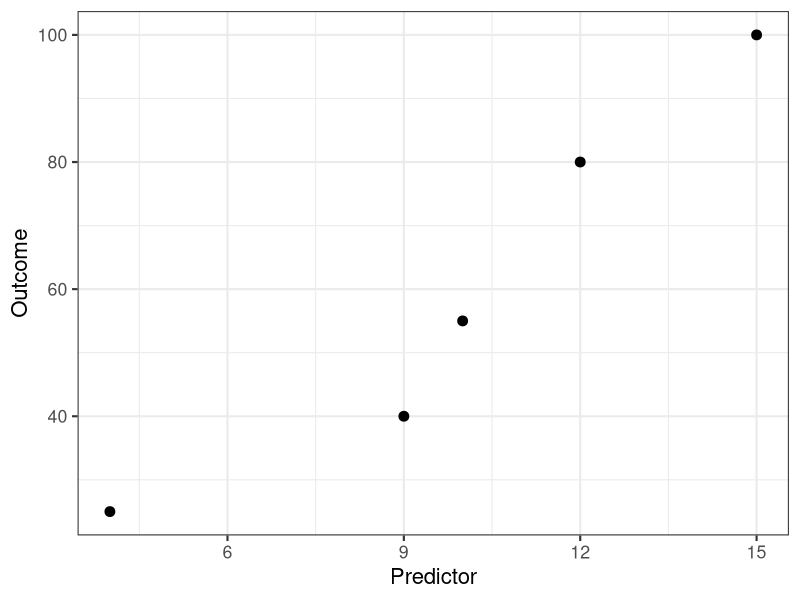
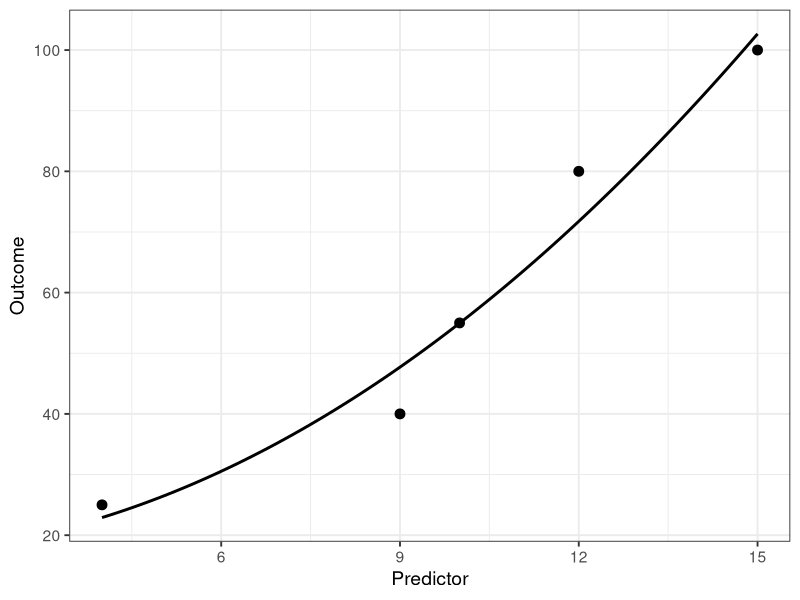

Here is the R script that generated these plots, in order:
# Source of this R script:
# https://github.com/mmiche/demoSML
# Code that belongs to demoSML package vignette:
# 'B0: R code underlying the manuscript and appendices A and B'
# ------------------------------------------------------------


(ds <- data.frame(x=c(4, 9, 10, 12, 15),
                  y=c(25, 40, 55, 80, 100)))

# install.packages("ggplot2")
library(ggplot2)

ggplot2::ggplot(data = ds, ggplot2::aes(x=x, y=y)) +
    ggplot2::geom_point(size=3) +
    theme_bw(base_size = 16) +
    xlab("Predictor") + ylab("Outcome")

# Step 1: Preprocessing
ds$x2 <- ds$x**2
# - - - -

ggplot(ds, aes(x, y)) +
    geom_point(size=3) +
    stat_smooth(method = "lm", se = FALSE, formula = y ~ I(x^2), size = 1, colour = "black") +
    theme_bw(base_size = 14) +
    xlab("Predictor") + ylab("Outcome")
# ---------------------------------------------------

# Linear model with squared predictor values
modQuad <- lm(y ~ x2, data = ds)
summary(modQuad)

# New predictor value
newPredVal <- 7
# Present new data with the squared predictor value to the 'predict' function.
predict(modQuad, newdata = data.frame(x2=newPredVal**2))

# Column 1 of upper table in figure 3
# Display the data set (ds) with the squared predictor values.
ds[,c("x2", "y")]
# Validation case = Row 1
# -------------------------------------
# Training session 1 (trS1; training cases: rows 3,4,5, test case = row 2)
# Generate model coefficient estimates
trS1 <- lm(y ~ x2, data = ds[c(3,4,5),])
coefficients((trS1))
# Apply trS1 to held-out test case, i.e., predict first of four outcome (p1.4)
(p1.4 <- predict(trS1, newdata = ds[2,]))
# Squared prediction error for test case (row no.2 in ds)
(ds[2,"y"] - p1.4)**2
# -------------------------------------
# Training session 2 (trS2; training cases: rows 2,4,5, test case = row 3)
# Generate model coefficient estimates
trS2 <- lm(y ~ x2, data = ds[c(2,4,5),])
coefficients((trS2))
# Apply trS2 to held-out test case, i.e., predict first of four outcome (p2.4)
(p2.4 <- predict(trS2, newdata = ds[3,]))
# Squared prediction error for test case (row no.3 in ds)
(ds[3,"y"] - p2.4)**2
# -------------------------------------
# Training session 3 (trS3; training cases: rows 2,3,5, test case = row 4)
# Generate model coefficient estimates
trS3 <- lm(y ~ x2, data = ds[c(2,3,5),])
coefficients((trS3))
# Apply trS3 to held-out test case, i.e., predict first of four outcome (p3.4)
(p3.4 <- predict(trS3, newdata = ds[4,]))
# Squared prediction error for test case (row no.4 in ds)
(ds[4,"y"] - p3.4)**2
# -------------------------------------
# Training session 4 (trS4; training cases: rows 2,3,4, test case = row 5)
# Generate model coefficient estimates
trS4 <- lm(y ~ x2, data = ds[c(2,3,4),])
coefficients((trS4))
# Apply trS4 to held-out test case, i.e., predict first of four outcome (p4.4)
(p4.4 <- predict(trS4, newdata = ds[5,]))
# Squared prediction error for test case (row no.5 in ds)
(ds[5,"y"] - p4.4)**2
# -------------------------------------
# -------------------------------------
# Best test model is trS2, therefore apply to held-out validation case
(v1 <- predict(trS2, newdata = ds[1,]))
# How close is the predicted from the actual outcome of the validation case?
(ds[1,"y"] - v1)**2
# -------------------------------------

# Linear model with original predictor values
modLin <- lm(y ~ x, data = ds)
summary(modLin)

# ---------------------------------------------------

# Function name: myDemoSML
# data = data set to be given to the function.
# quad = whether the predictor values shall be squared
# (quadratic term) or not; default is FALSE.
# tune = the value that shall be added to the linear model
# regression weight after model fitting; default is NULL,
# which means 'do not tune'.
myDemoSML <- function(data=NULL, quad=FALSE, tune=NULL) {
    # Explain abbreviations:
    # sqrd: squared residual (single case)
    # V = Validation case; Te = Test case
    # TeLost = 3 other test cases that did not win
    # rssTr = residual sum of squares (of the 3 training cases)
    # coefs = Intercept and regression weight of each of the
    # 20 models (5 outer loops times 4 inner loops = 20).
    # idxBest: Collect the best among the 4 test performances.
    # Remember: Test performance occurs in the inner loop.
    sqrdV <- sqrdTe <- sqrdTeLost <- rssTr <- coefs <- idxBest <- c()
    # Outer loop: A total of 5 validation performance estimates.
    # i <- 1
    for(i in 1:5) {
        # vd: hold out the validation sample (one observation)
        vd <- ds[i,]
        # It remains:
        # ttd: training and test sample (four observations)
        ttd <- ds[-i,]
        # An empty vector with which to collect the results,
        # one result per loop.
        # sqrd: squared residual of the test sample.
        sqrd <- c()
        # List with which to collect the linear model coefficients.
        lms <- list()
        # Inner loop
        # (4 training sessions for each of the 5 outer loops)
        for(j in 1:4) {
            # td: training data (three observations)
            td <- ttd[-j,]
            
            # T R A I N I N G (run the linear model)
            # lmj: linear model in loop number j
            if(quad) {
                # Quadratic predictor values are used.
                lmj <- lm(y ~ x2, data = td)
            } else {
                # Original predictor values are used.
                lmj <- lm(y ~ x, data = td)
            }
            
            # Nudge the regression weight of the linear model a bit?
            if(!is.null(tune)) {
                # T U N I N G
                # Execute the dummy tuning
                lmj$coefficients[2] <- lmj$coefficients[2] + tune
            }
            
            # Add the fitted linear model to the list
            lms[[j]] <- lmj
            
            # Fit the training model to the training sample.
            # Sometimes called: Apparent prediction performance
            ftr <- predict(lmj, newdata=td)
            # sqrdTrThreeObs: squared residuals of the three
            # observations in the training subset.
            sqrdTrThreeObs <- (td[,"y"]-ftr)**2
            # rssTr: residual sum of squares in the training subset.
            rssTr <- c(rssTr, sum(sqrdTrThreeObs))
            
            # T E S T I N G
            # Fit the training model to the test sample (one observation)
            ft <- predict(lmj, newdata=ttd[j,])
            # Collect the test prediction performance result.
            sqrd <- c(sqrd, (ttd[j,"y"]-ft)**2)
        }
        # After each inner loop (4 iterations), collect the
        # intercept and the regression weight of the fitted
        # linear models.
        coefs <- c(coefs, unlist(lapply(lms, FUN = function(x) {
            as.numeric(coefficients(x))
        })))
        
        # Which training session yielded the best test performance?
        # That is, which had the minimum squared prediction error?
        idxBest_i <- which(sqrd == min(sqrd))
        # Collect the winner after each inner loop.
        # idxBest includes the index of the winning model, that is
        # a value between 1 and 4.
        idxBest <- c(idxBest, idxBest_i)
        # Collect the best test prediction performance estimate.
        # Best performance = smallest squared prediction error.
        sqrdTe <- c(sqrdTe, sqrd[idxBest_i])
        # Collect the remaining test prediction performance estimates.
        # Always three squared prediction errors, the ones that were
        # not the smallest of the four squared prediction errors.
        sqrdTeLost <- c(sqrdTeLost, sqrd[-idxBest_i])
        
        # V A L I D A T I N G
        # ftv: Fit the best training model to the validation sample.
        ftv <- predict(lms[[idxBest_i]], newdata = vd)
        # Collect the final real-world prediction performance estimate.
        # V = validation case
        sqrdV <- c(sqrdV, (vd[,"y"]-ftv)**2)
    }
    
    # Held-out validation case 1-5
    # (1 held-out case for each of the 5 runs; runs = outer loop).
    Vcase <- 1:5
    # 3 loosing test performances per outer loop.
    # (Use as index vector in for-loop below)
    sqrdTeLostOrdIdx <- rep(1:5, each=3)
    
    # sqrdTeAll: Vector to collect ALL test performances,
    # i.e., 1 winning and 3 loosing performances per run.
    sqrdTeAll <- c()
    for(k in Vcase) {
        # sqrdTe.k: All 4 test performances
        sqrdTe.k <- c(sqrdTe[k], sqrdTeLost[sqrdTeLostOrdIdx==k])
        # Mixed-up order of all 4 test performances
        sqrdTe.kIdx <- as.numeric(names(sqrdTe.k))
        # Generate correct order of all 4 test performances.
        sqrdTe.k <- sqrdTe.k[order(sqrdTe.kIdx)]
        # Collect all 4 test performances in their correct order.
        sqrdTeAll <- c(sqrdTeAll, sqrdTe.k)
    }
    # Repeat index of best test performance 4 times, i.e.,
    # 5 winning indices times 4 equals a vector of length 20.
    bestTest <- rep(as.numeric(idxBest), each=4)
    # Generate another vector of length 20, which contains 5
    # times the same increasing sequence 1, 2, 3, 4.
    idxBestTest <- rep(1:4, times=5)
    # By testing both vectors 'bestVec' and 'idxBestTest' for
    # equality (==), we obtain a logical vector, where TRUE
    # are the 5 winning performances across all 20 performances.
    # This logical vector is used in the detailed output below.
    bestValidation <- bestTest == idxBestTest
    
    # perfAll: All 20 performances in detail.
    perfAll <- data.frame(Run=rep(1:5, each=4),
                          bestTest=idxBestTest,
                          rssTraining=rssTr,
                          sqrdTest=sqrdTeAll,
                          sqrdValidation=rep(sqrdV, each=4))
    # Here, the logical vector bestValidation is used. All
    # validation performances that were NOT best (per inner
    # loop), are set to NA.
    perfAll$sqrdValidation[!bestValidation] <- NA
    
    # Data set that shows test and validation performance,
    # and the gap of the squared residual error per run.
    testValidDf <- data.frame(sqrdTe, sqrdV, gap=sqrdV-sqrdTe)
    
    return(list(testValidDf=testValidDf,
                # coefsMat: col 1 = intercept, col 2 = x weight
                # Four rows for each of the five runs = 20 rows.
                # Each of the four rows represents four different
                # test performances, since one out of the remaining
                # four rows is successively used as test case.
                coefsMat=matrix(data = coefs, ncol=2, byrow = TRUE),
                # 3 loosing test performances per run.
                sqrdTeLost=matrix(sqrdTeLost, ncol=5),
                # 4 training performances per run.
                # (rss: residual sum of squares)
                rssTr=matrix(rssTr, ncol=5),
                # All 4 test performances (win and loose) per run.
                sqrdTeAll=matrix(sqrdTeAll, ncol=5),
                # All 20 performances in detail.
                perfAll=perfAll))
}


# ---------------------------------
# Quadratic relationship
#
lmQuad <- myDemoSML(data=ds, quad = TRUE)

lmQuad$testValidDf
round(lmQuad$testValidDf, 2)

# Compute column means of columns 1 and 2
colMeans(lmQuad$testValidDf[,1:2])
round(colMeans(lmQuad$testValidDf[,1:2]), 2)

# coefs = coefficients of the fitted linear model
# Mat = matrix
lmQuad$coefsMat
round(lmQuad$coefsMat, 2)

# sqrd = squared residuals, Te = test performance
# Lost = test performance not being the best performance
lmQuad$sqrdTeLost
round(lmQuad$sqrdTeLost, 2)

# rss = residual sum of squared error
# Tr = training (3 of the total of 5 observations)
lmQuad$rssTr
round(lmQuad$rssTr, 2)

# sqrd = squared residuals, Te = test performance
# All = all four test performances after each training session
lmQuad$sqrdTeAll
round(lmQuad$sqrdTeAll, 2)

# perfAll = all 20 performances.
lmQuad$perfAll
round(lmQuad$perfAll, 2)

# 100 values between .001 and .1, all being equally
# distant to one another.
tunerGrid <- seq(.001, .1, length.out=100)
# Empty vector, with which to collect the prediction performance.
meanPerf <- c()
# For-loop to run the 100 tuning experiments.
for(t in tunerGrid) {
    # Run the function 'myDemoSML', then extract the
    # first column of the first element of the output
    # of the function myDemoSML (testValidDf[1] = 5
    # best test performances).
    meanPerf <- c(meanPerf, colMeans(myDemoSML(data=ds, quad = TRUE, tune=t)$testValidDf)[1])
}
# Put all 100 performances and the experimented tuning values
# in a data.frame.
tuneQuad <- data.frame(x=1:length(tunerGrid), y=meanPerf, t=tunerGrid)
# quadMin = quadratic model with the smallest mean prediction error.
quadMin <- which(tuneQuad$y == min(tuneQuad$y))
tuneQuad[quadMin,]

lmQuadTuned <- myDemoSML(data=ds, quad = TRUE, tune = tuneQuad[quadMin,"t"])
lmQuadTuned$testValidDf
round(lmQuadTuned$testValidDf, 2)

# Compute column means of columns 1 and 2
colMeans(lmQuadTuned$testValidDf[,1:2])
round(colMeans(lmQuadTuned$testValidDf[,1:2]), 2)
# ---------------------------------

# ---------------------------------
# Table 1B (left part, without tuning)
# ---------------------------------
# Linear relationship
#
lmLin <- myDemoSML(data=ds)
lmLin$testValidDf[,1:2]
round(lmLin$testValidDf[,1:2], 2)

# Compute column means of columns 1 and 2
colMeans(lmLin$testValidDf[,1:2])
round(colMeans(lmLin$testValidDf[,1:2]), 2)

# 100 values between .001 and .75, all being equally
# distant to one another.
tunerGrid <- seq(.001, .75, length.out=100)
# Empty vector, with which to collect the prediction performance.
meanPerf <- c()
# For-loop to run the 100 tuning experiments.
for(t in tunerGrid) {
    # Run the function 'myDemoSML', then extract the
    # second column of the first element of the output
    # of the function myDemoSML (= 5 best validation
    # performances).
    meanPerf <- c(meanPerf, colMeans(myDemoSML(data=ds, tune=t)$testValidDf)[1])
}
# Put all 100 performances and the experimented tuning values
# in a data.frame.
tuneLin <- data.frame(x=1:length(tunerGrid), y=meanPerf, t=tunerGrid)
# linMin = linear model with the smallest mean prediction error.
linMin <- which(tuneLin$y == min(tuneLin$y))
tuneLin[linMin,]

lmLinTuned <- myDemoSML(data=ds, tune = tuneLin[linMin,"t"])
lmLinTuned$testValidDf
round(lmLinTuned$testValidDf, 2)

# Compute column means of columns 1 and 2
colMeans(lmLinTuned$testValidDf[,1:2])
round(colMeans(lmLinTuned$testValidDf[,1:2]), 2)
# - - - - - - - - - - - - - - - - - - - - - - - - - - - - - - - -